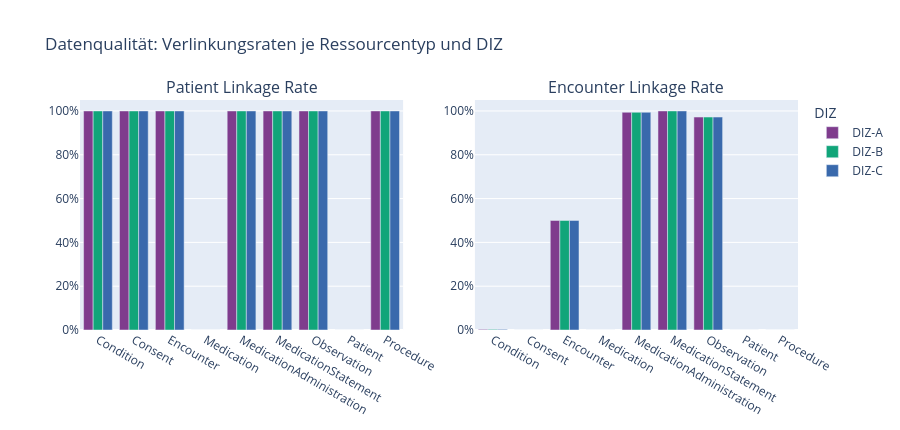

The notebook cell saved with this chart:
### Markdown cell above
---
## 3. Datenqualität — Patient & Encounter Linkage

### Code cell
if not df_quality.empty:
    fig = make_subplots(
        rows=1, cols=2,
        subplot_titles=["Patient Linkage Rate", "Encounter Linkage Rate"]
    )

    for diz_name in LOADED_DIZ:
        sub = df_quality[df_quality["diz"] == diz_name]
        show_legend = (diz_name == LOADED_DIZ[0])

        fig.add_trace(go.Bar(
            name=diz_name, x=sub["resource_type"], y=sub["patient_linkage_rate"],
            marker_color=COLOR_MAP[diz_name], showlegend=True
        ), row=1, col=1)

        fig.add_trace(go.Bar(
            name=diz_name, x=sub["resource_type"], y=sub["encounter_linkage_rate"],
            marker_color=COLOR_MAP[diz_name], showlegend=False
        ), row=1, col=2)

    fig.update_yaxes(range=[0, 1.05], tickformat=".0%")
    fig.update_layout(
        barmode="group", height=430,
        title_text="Datenqualität: Verlinkungsraten je Ressourcentyp und DIZ",
        legend_title="DIZ"
    )
    fig.show()

    # Tabelle: Wer hat die niedrigste Patient-Linkage-Rate?
    print("\n⚠️  Niedrige Patient-Linkage-Raten (< 0.8):")
    low = df_quality[df_quality["patient_linkage_rate"] < 0.8][["diz", "resource_type", "patient_linkage_rate", "total_resources"]]
    if low.empty:
        print("   Keine gefunden.")
    else:
        display(low.sort_values("patient_linkage_rate"))
else:
    print("Keine _data_quality.csv Daten geladen.")

### Figure 1 — Plotly figure (JSON) as saved in the notebook; plotly's stock layout.template omitted (floating-point values rounded to 4 significant figures)
{"data": [{"marker": {"color": "rgb(127, 60, 141)"}, "name": "DIZ-A", "showlegend": true, "type": "bar", "x": ["Condition", "Consent", "Encounter", "Medication", "MedicationAdministration", "MedicationStatement", "Observation", "Patient", "Procedure"], "xaxis": "x", "y": [1.0, 1.0, 1.0, 0.0, 1.0, 1.0, 1.0, 0.0, 1.0], "yaxis": "y"}, {"marker": {"color": "rgb(127, 60, 141)"}, "name": "DIZ-A", "showlegend": false, "type": "bar", "x": ["Condition", "Consent", "Encounter", "Medication", "MedicationAdministration", "MedicationStatement", "Observation", "Patient", "Procedure"], "xaxis": "x2", "y": [0.0029, 0.0, 0.5001, 0.0, 0.9939, 1.0, 0.9721, 0.0, 0.0], "yaxis": "y2"}, {"marker": {"color": "rgb(17, 165, 121)"}, "name": "DIZ-B", "showlegend": true, "type": "bar", "x": ["Condition", "Consent", "Encounter", "Medication", "MedicationAdministration", "MedicationStatement", "Observation", "Patient", "Procedure"], "xaxis": "x", "y": [1.0, 1.0, 1.0, 0.0, 1.0, 1.0, 1.0, 0.0, 1.0], "yaxis": "y"}, {"marker": {"color": "rgb(17, 165, 121)"}, "name": "DIZ-B", "showlegend": false, "type": "bar", "x": ["Condition", "Consent", "Encounter", "Medication", "MedicationAdministration", "MedicationStatement", "Observation", "Patient", "Procedure"], "xaxis": "x2", "y": [0.0029, 0.0, 0.5001, 0.0, 0.9939, 1.0, 0.9721, 0.0, 0.0], "yaxis": "y2"}, {"marker": {"color": "rgb(57, 105, 172)"}, "name": "DIZ-C", "showlegend": true, "type": "bar", "x": ["Condition", "Consent", "Encounter", "Medication", "MedicationAdministration", "MedicationStatement", "Observation", "Patient", "Procedure"], "xaxis": "x", "y": [1.0, 1.0, 1.0, 0.0, 1.0, 1.0, 1.0, 0.0, 1.0], "yaxis": "y"}, {"marker": {"color": "rgb(57, 105, 172)"}, "name": "DIZ-C", "showlegend": false, "type": "bar", "x": ["Condition", "Consent", "Encounter", "Medication", "MedicationAdministration", "MedicationStatement", "Observation", "Patient", "Procedure"], "xaxis": "x2", "y": [0.0029, 0.0, 0.5001, 0.0, 0.9939, 1.0, 0.9721, 0.0, 0.0], "yaxis": "y2"}], "layout": {"annotations": [{"font": {"size": 16}, "showarrow": false, "text": "Patient Linkage Rate", "x": 0.225, "xanchor": "center", "xref": "paper", "y": 1, "yanchor": "bottom", "yref": "paper"}, {"font": {"size": 16}, "showarrow": false, "text": "Encounter Linkage Rate", "x": 0.775, "xanchor": "center", "xref": "paper", "y": 1, "yanchor": "bottom", "yref": "paper"}], "barmode": "group", "height": 430, "legend": {"title": {"text": "DIZ"}}, "title": {"text": "Datenqualität: Verlinkungsraten je Ressourcentyp und DIZ"}, "xaxis": {"anchor": "y", "domain": [0, 0.45]}, "xaxis2": {"anchor": "y2", "domain": [0.55, 1]}, "yaxis": {"anchor": "x", "domain": [0, 1], "range": [0, 1.05], "tickformat": ".0%"}, "yaxis2": {"anchor": "x2", "domain": [0, 1], "range": [0, 1.05], "tickformat": ".0%"}}}
